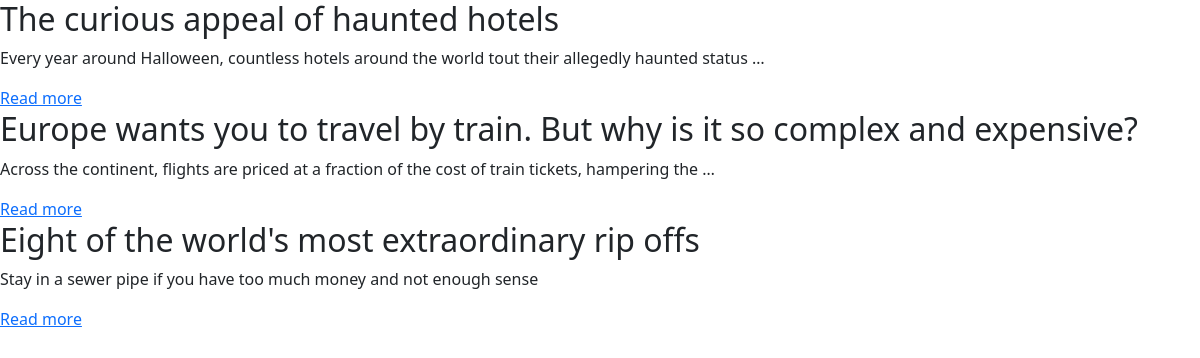
The app's page /articles/ with its own data.
### articles/models.py (models this page shows, shortened)
class Article(models.Model):
    headline = models.CharField(max_length=300)
    author = models.CharField(max_length=100)
    image = models.URLField()
    copy = models.TextField()

### articles/views.py (the view)
# urls.py: path("", views.landing_page, name="home"),
def landing_page(request):
    all_articles = Article.objects.all()
    context = {
        "articles": all_articles,
    }
    return render(request, 'articles/index.html', context)

### articles/templates/articles/index.html (shortened to what this page needs)
{% extends "base.html" %}
{% block content %}
    {% for article in articles %}
        <h2>{{ article.headline }}</h2>
        <p>{{ article.copy|truncatechars:100 }}</p>
        <a href="{% url 'view_article' article.id %}">Read more</a>
    {% endfor %}
{% endblock content %}

### records on screen
Article: copy "Every year around Halloween, countless hotels around the world tout their allegedly haunted status …"
Article: headline "Europe wants you to travel by train. But why is it so complex and expensive?", copy "Across the continent, flights are priced at a fraction of the cost of train tickets, hampering the …"
Article: headline "Eight of the world's most extraordinary rip offs", copy "Stay in a sewer pipe if you have too much money and not enough sense"
